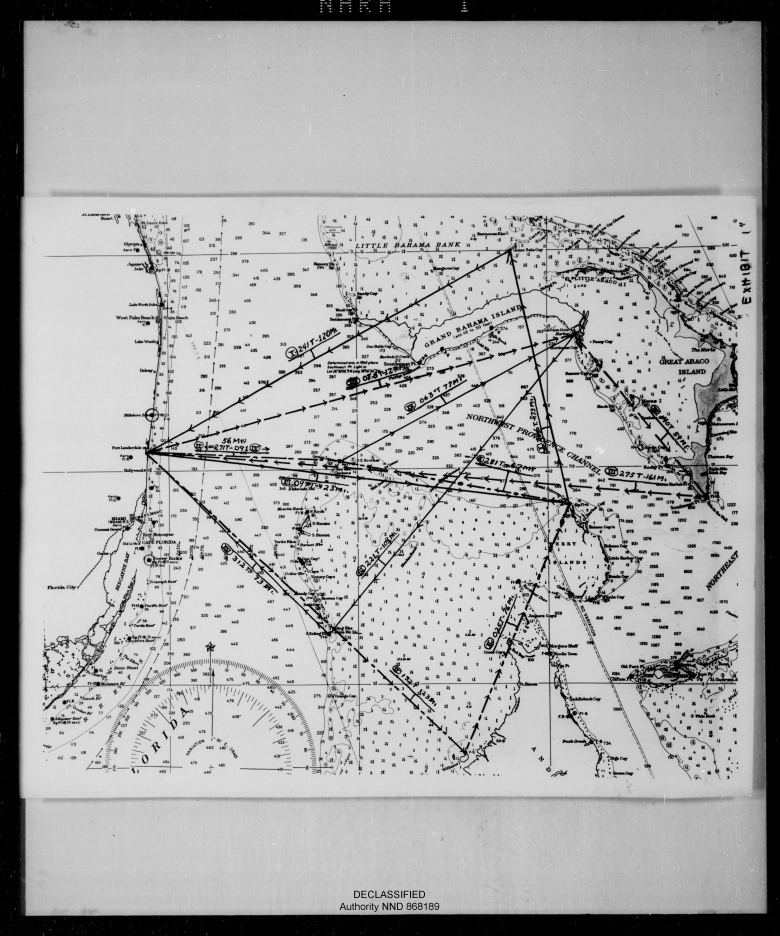
#> input picture research/_raw_003/f19/img/p007.jpg, 3896 x 4680 px, given in place of M1657-001-005.jpg, which was not available (shown at 1/5 size)
$ python sheet.py 5 5
#> lines starting #> are read from the running program, lines starting #| are printed output that depends on the picture
import sys, os, urllib.request, time
from PIL import Image
D = '/Users/junhyunglee/.hermes/cache/scratch/f19/img/'
def get(n):
    fn = D + f'p{n:03d}.jpg'
    if not os.path.exists(fn):
        req = urllib.request.Request(f'https://catalog.archives.gov/medialz/fort-worth/rg-181/M1657-001/M1657-001-{n:03d}.jpg', headers={'User-Agent': 'Mozilla/5.0'})
        open(fn, 'wb').write(urllib.request.urlopen(req, timeout=60).read())
    return fn
a, b = int(sys.argv[1]), int(sys.argv[2])
ims = []
for n in range(a, b + 1):
    try:
        ims.append((n, Image.open(get(n)).convert('L')))
    except Exception as e:
        print('fail', n, e)
cols = 4
w = 480
rows = (len(ims) + cols - 1) // cols
#> rows = 1
h = int(w * 4072 / 3112)
sheet = Image.new('L', (cols * w, rows * (h + 20)), 255)
#> sheet: PIL image 1920x648 L; every value is 255
from PIL import ImageDraw
dr = ImageDraw.Draw(sheet)
for i, (n, im) in enumerate(ims):
    t = im.resize((w, h))
    x, y = (i % cols) * w, (i // cols) * (h + 20)
    sheet.paste(t, (x, y + 20))
    dr.text((x + 5, y + 3), str(n), fill=0)
#> this loop made 1 pass
#> (n, x, y) on pass 1: (5, 0, 0)
#> pass 1, `t = im.resize((w, h))`:
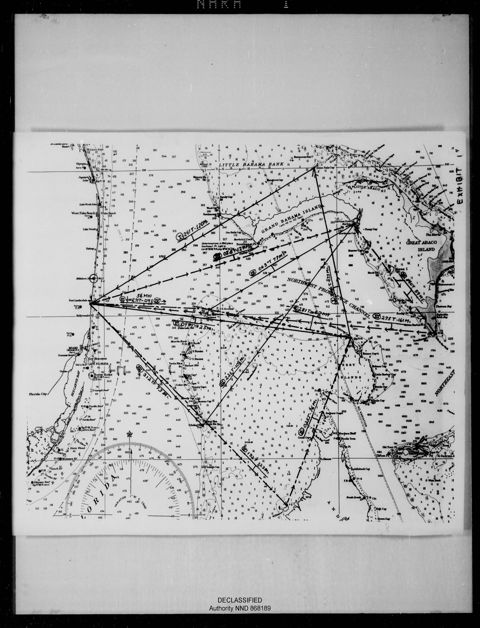
#> t: PIL image 480x628 L; min 0, max 233, mean 170.2
#> after the loop:
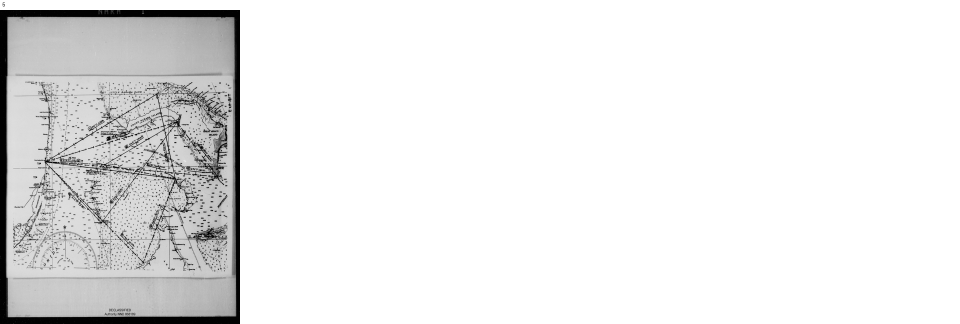
#> sheet: PIL image 1920x648 L (shown at 1/2 size); min 0, max 255, mean 234.4
out = D + f'sheet_{a}_{b}.jpg'
sheet.save(out, quality=80)
print(out, sheet.size)
#| /Users/junhyunglee/.hermes/cache/scratch/f19/img/sheet_5_5.jpg (1920, 648)

$ run again, on research/_raw_003/f19/img/p011.jpg
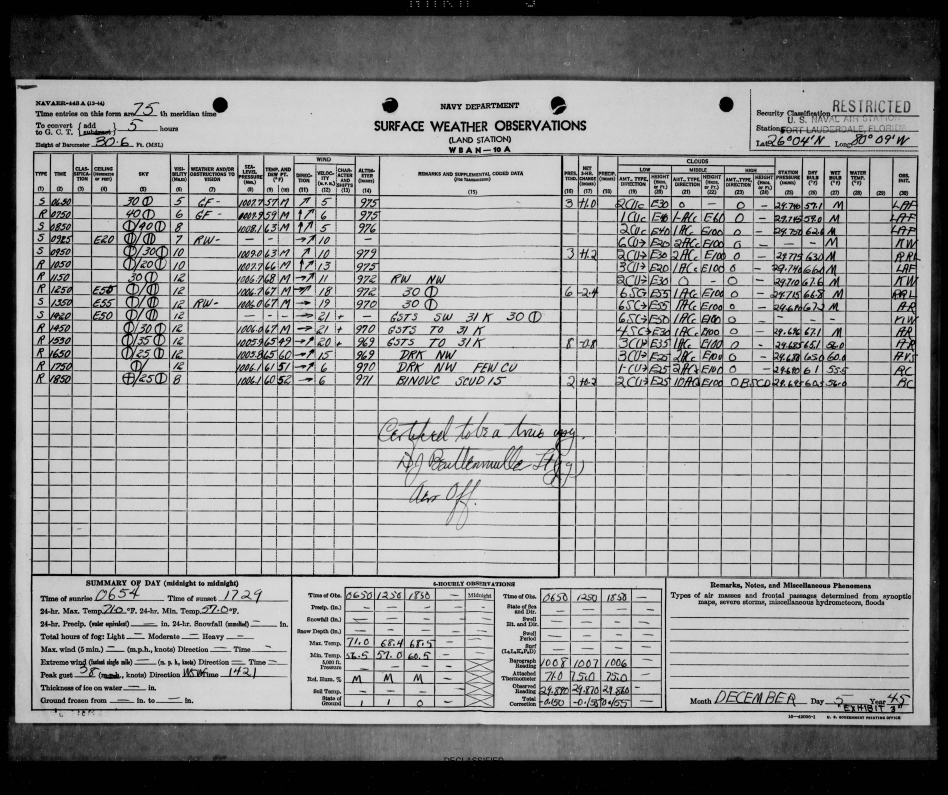
#> input picture research/_raw_003/f19/img/p011.jpg, 5688 x 4770 px, given in place of M1657-001-005.jpg, which was not available (shown at 1/6 size)
#> rows = 1
#> the loop `for i, (n, im) in enumerate(ims):` made 1 pass
#> (n, x, y) on pass 1: (5, 0, 0)
#> pass 1, `t = im.resize((w, h))`:
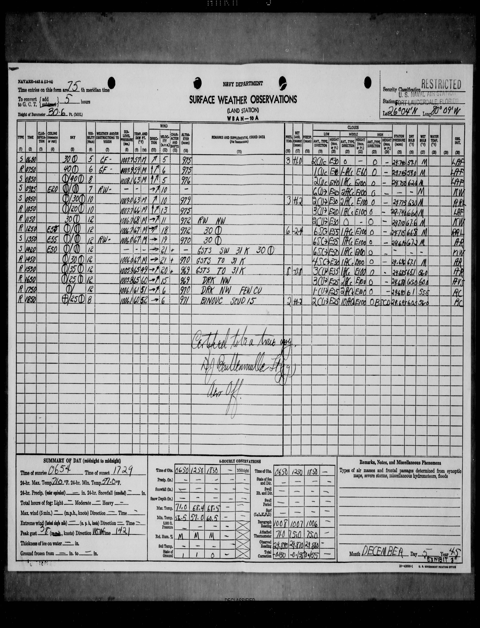
#> t: PIL image 480x628 L; min 0, max 231, mean 149
#> after the loop `for i, (n, im) in enumerate(ims):`:
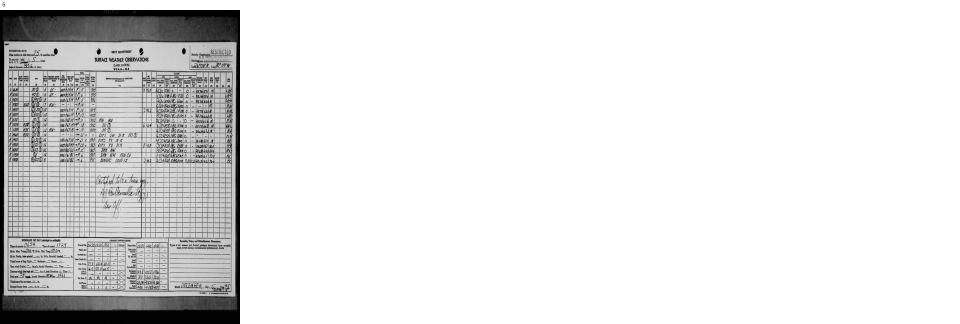
#> sheet: PIL image 1920x648 L (shown at 1/2 size); min 0, max 255, mean 229.3
#| /Users/junhyunglee/.hermes/cache/scratch/f19/img/sheet_5_5.jpg (1920, 648)

$ run again, on research/_raw_003/f19/img/p015.jpg
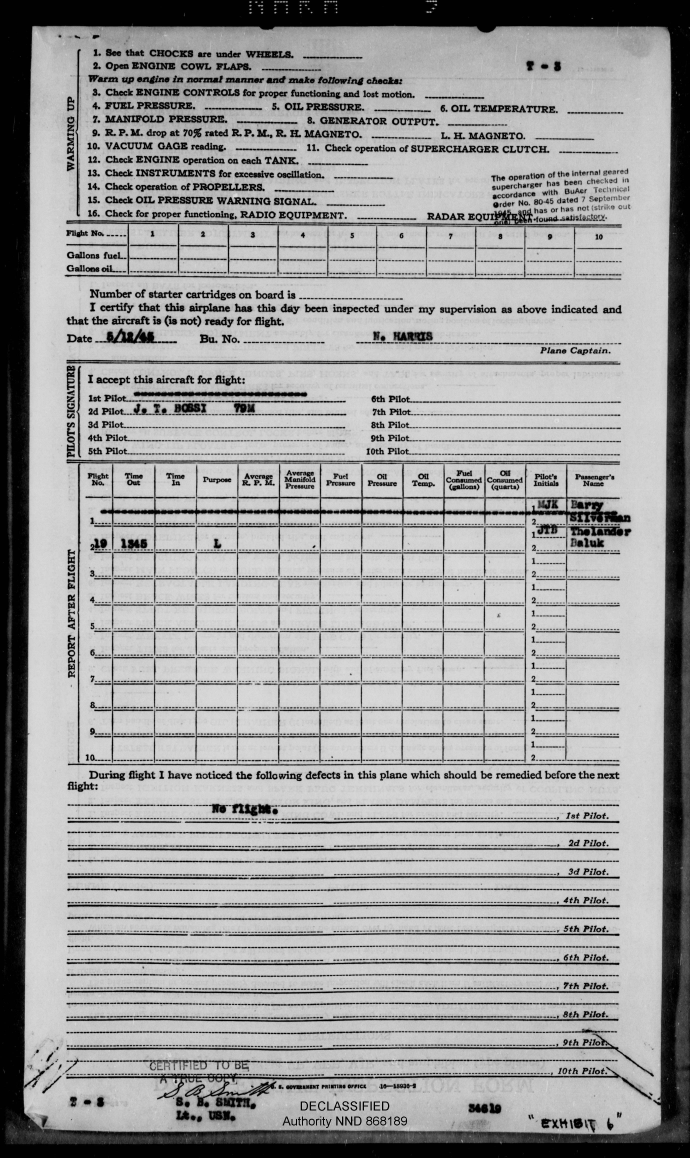
#> input picture research/_raw_003/f19/img/p015.jpg, 2760 x 4632 px, given in place of M1657-001-005.jpg, which was not available (shown at 1/4 size)
#> rows = 1
#> the loop `for i, (n, im) in enumerate(ims):` made 1 pass
#> (n, x, y) on pass 1: (5, 0, 0)
#> pass 1, `t = im.resize((w, h))`:
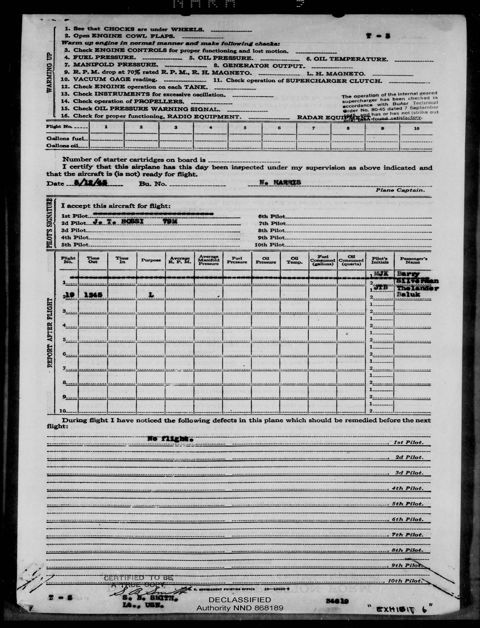
#> t: PIL image 480x628 L; min 0, max 222, mean 158.5
#> after the loop `for i, (n, im) in enumerate(ims):`:
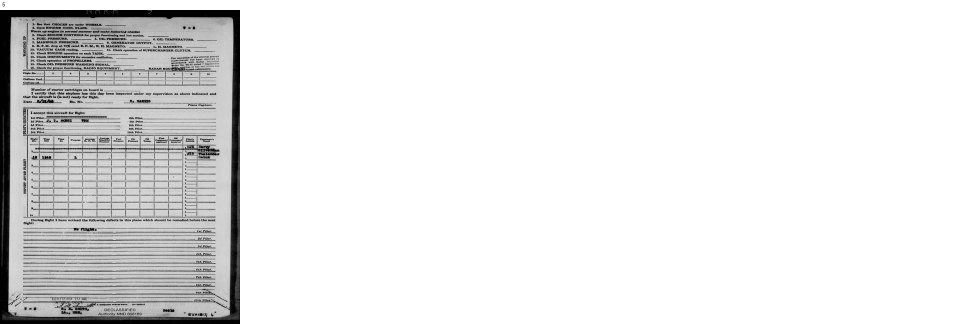
#> sheet: PIL image 1920x648 L (shown at 1/2 size); min 0, max 255, mean 231.6
#| /Users/junhyunglee/.hermes/cache/scratch/f19/img/sheet_5_5.jpg (1920, 648)

$ run again, on research/_raw_003/f19/img/p016.jpg
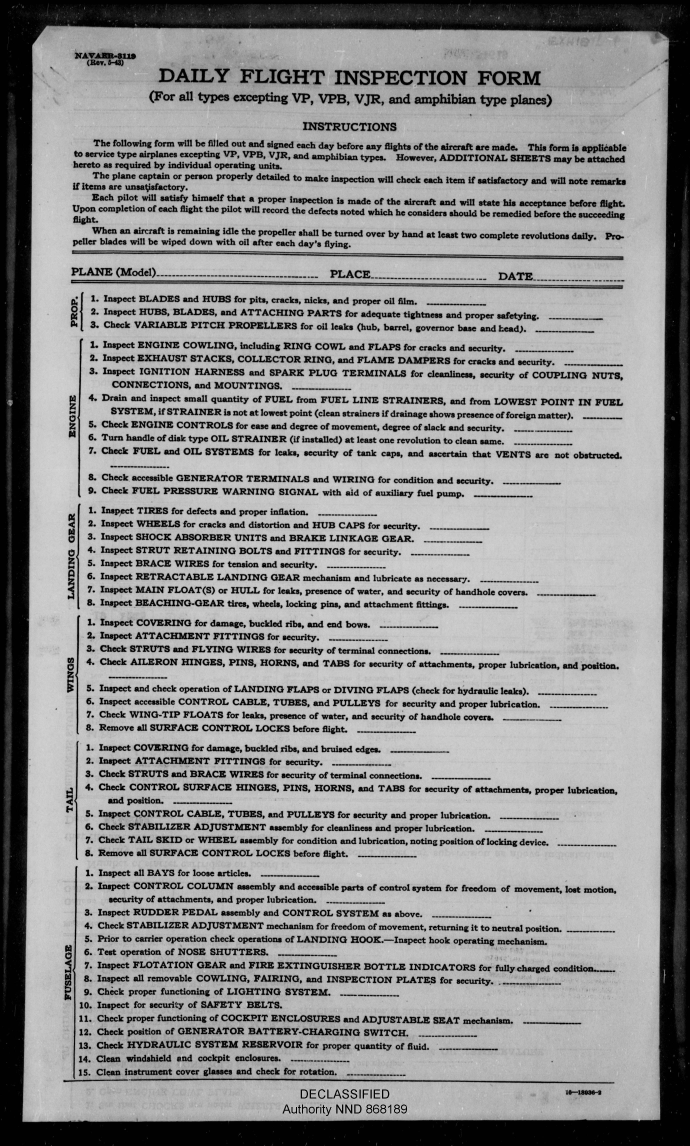
#> input picture research/_raw_003/f19/img/p016.jpg, 2760 x 4584 px, given in place of M1657-001-005.jpg, which was not available (shown at 1/4 size)
#> rows = 1
#> the loop `for i, (n, im) in enumerate(ims):` made 1 pass
#> (n, x, y) on pass 1: (5, 0, 0)
#> pass 1, `t = im.resize((w, h))`:
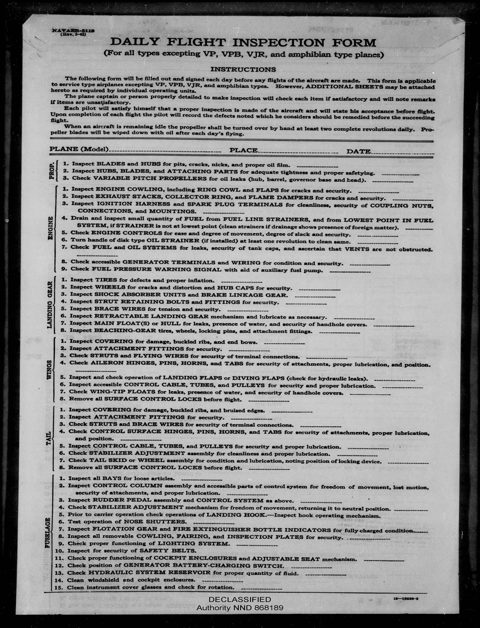
#> t: PIL image 480x628 L; min 0, max 224, mean 143.2
#> after the loop `for i, (n, im) in enumerate(ims):`:
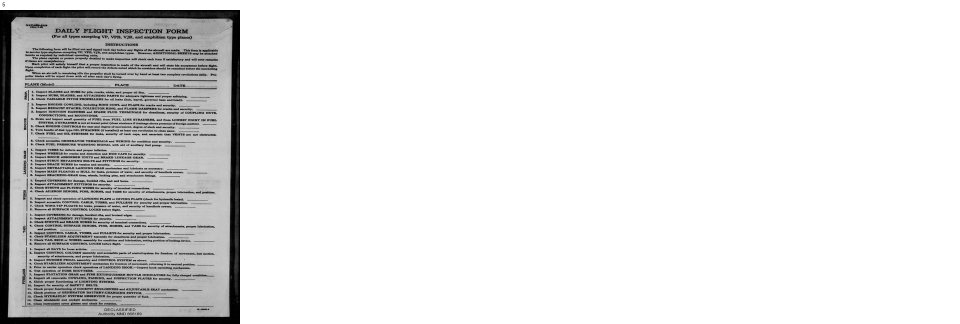
#> sheet: PIL image 1920x648 L (shown at 1/2 size); min 0, max 255, mean 227.9
#| /Users/junhyunglee/.hermes/cache/scratch/f19/img/sheet_5_5.jpg (1920, 648)
